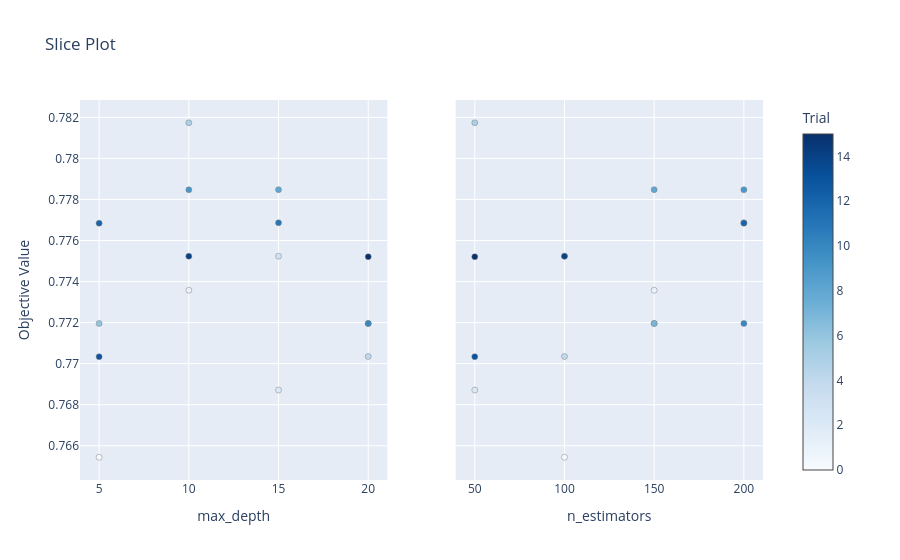

The notebook cell this image was saved under:
### Code cell
# 3. Slice Plot
plot_slice(study)

### Figure 1 — Plotly figure (JSON) as saved in the notebook; plotly's stock layout.template omitted (floating-point values rounded to 4 significant figures)
{"data": [{"marker": {"color": [0, 1, 2, 3, 4, 5, 6, 7, 8, 9, 10, 11, 12, 13, 14, 15], "colorbar": {"title": {"text": "Trial"}, "x": 1, "xpad": 40}, "colorscale": [[0, "rgb(247,251,255)"], [0.125, "rgb(222,235,247)"], [0.25, "rgb(198,219,239)"], [0.375, "rgb(158,202,225)"], [0.5, "rgb(107,174,214)"], [0.625, "rgb(66,146,198)"], [0.75, "rgb(33,113,181)"], [0.875, "rgb(8,81,156)"], [1, "rgb(8,48,107)"]], "line": {"color": "Grey", "width": 0.5}, "showscale": true}, "mode": "markers", "name": "Feasible Trial", "showlegend": false, "type": "scatter", "x": [5, 10, 15, 15, 20, 10, 5, 20, 15, 10, 20, 15, 5, 5, 10, 20], "xaxis": "x", "y": [0.7654, 0.7736, 0.7687, 0.7752, 0.7703, 0.7817, 0.772, 0.772, 0.7785, 0.7785, 0.772, 0.7769, 0.7768, 0.7703, 0.7752, 0.7752], "yaxis": "y"}, {"marker": {"color": [0, 1, 2, 3, 4, 5, 6, 7, 8, 9, 10, 11, 12, 13, 14, 15], "colorbar": {"title": {"text": "Trial"}, "x": 1, "xpad": 40}, "colorscale": [[0, "rgb(247,251,255)"], [0.125, "rgb(222,235,247)"], [0.25, "rgb(198,219,239)"], [0.375, "rgb(158,202,225)"], [0.5, "rgb(107,174,214)"], [0.625, "rgb(66,146,198)"], [0.75, "rgb(33,113,181)"], [0.875, "rgb(8,81,156)"], [1, "rgb(8,48,107)"]], "line": {"color": "Grey", "width": 0.5}, "showscale": false}, "mode": "markers", "name": "Feasible Trial", "showlegend": false, "type": "scatter", "x": [100, 150, 50, 100, 100, 50, 150, 150, 150, 200, 200, 200, 200, 50, 100, 50], "xaxis": "x2", "y": [0.7654, 0.7736, 0.7687, 0.7752, 0.7703, 0.7817, 0.772, 0.772, 0.7785, 0.7785, 0.772, 0.7769, 0.7768, 0.7703, 0.7752, 0.7752], "yaxis": "y2"}], "layout": {"title": {"text": "Slice Plot"}, "xaxis": {"anchor": "y", "domain": [0, 0.45], "title": {"text": "max_depth"}}, "xaxis2": {"anchor": "y2", "domain": [0.55, 1], "title": {"text": "n_estimators"}}, "yaxis": {"anchor": "x", "domain": [0, 1], "title": {"text": "Objective Value"}}, "yaxis2": {"anchor": "x2", "domain": [0, 1], "matches": "y", "showticklabels": false}}}
